Frame 1 (no input): blank canvas, image omitted
Frame 60 (the mouse pressed at the canvas centre just before this capture): blank canvas, image omitted
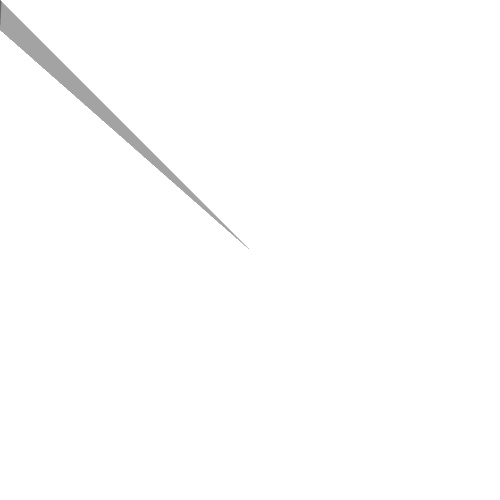
Frame 120 (the mouse held since frame 60 and released just before this capture)

The Processing sketch whose frames 1 and 60 were blank and that drew this single picture after the mouse press (run headless with seeded random() and noise(); from frame 60 on, the mouse is pressed at the canvas centre):

// Processing sketch: processing_13745
// ── processing_13745.pde

void setup(){
  size(500,500);
  background(255);
  smooth();
  frameRate(15);
  noStroke();
}

void draw(){
  float a = random(1,2);
  float i = random(-1,0);
  for( i=0; i<1; i=i+10){
  triangle(mouseX+a, mouseY+a,i,i+30,i,i);
  fill(29,29,27,2);

  }
}
